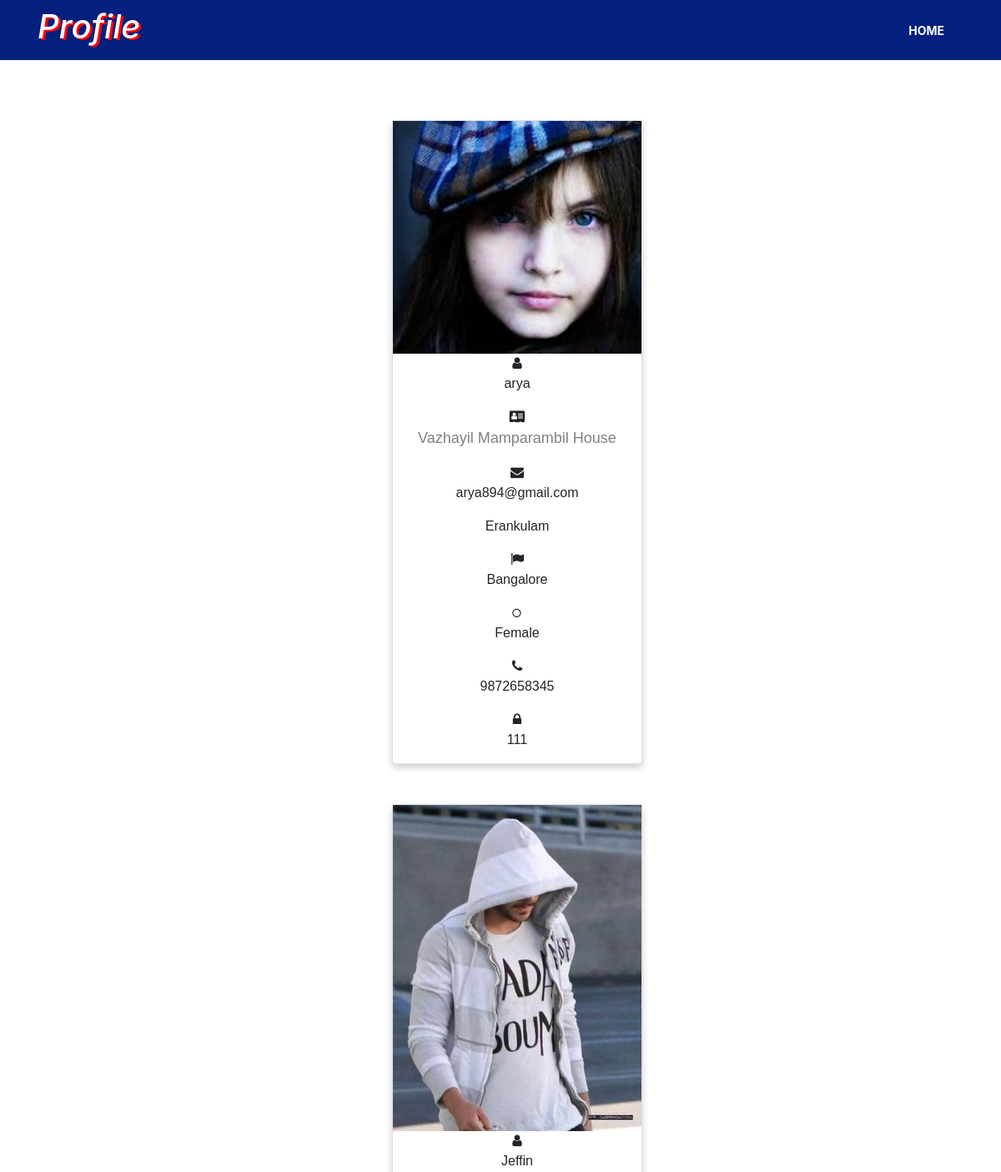
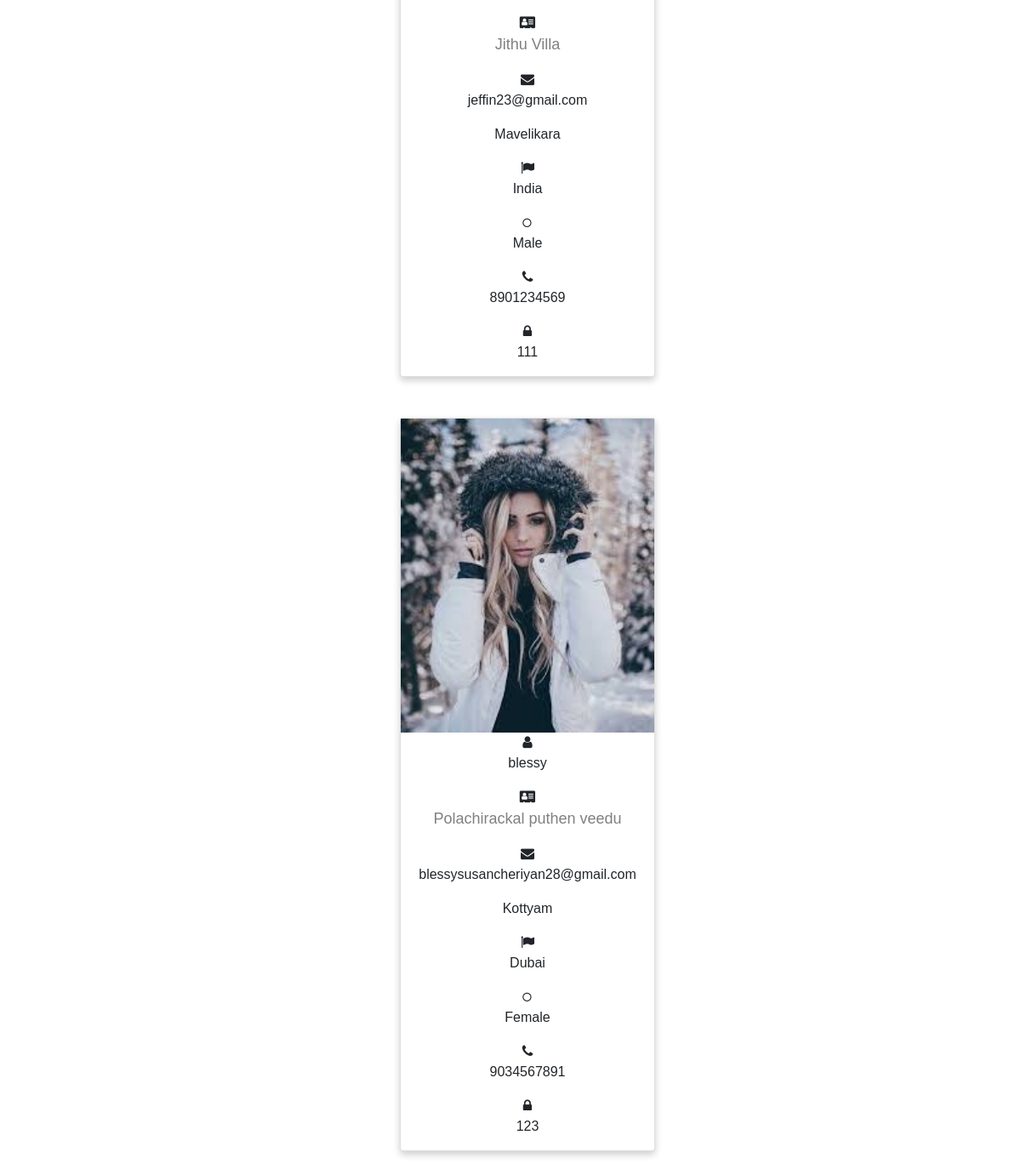
The app's page /user0 with its own data (2 pictures, top to bottom).
### c1/models.py (models this page shows)
class users4(models.Model):
    userid=models.IntegerField(primary_key=True)
    data = models.FileField()
    name=models.CharField(max_length=100)
    address = models.CharField(max_length=100)
    city = models.CharField(max_length=100)
    email = models.CharField(max_length=100)
    contactno=models.IntegerField()
    country=models.CharField(max_length=100)
    gender=models.CharField(max_length=100)
    password = models.IntegerField()
    date = models.CharField(max_length=20)

### c1/views.py (the view)
# urls.py: path('user0', views.user0, name='user0'),
def user0(request):
    userlist=users4.objects.all()
    return render(request,'viewuserdesign.html',{'user':userlist})

### templates/viewuserdesign.html (shortened to what this page needs)
<!DOCTYPE html>
{% load static %}
<html lang="en">
<head>
  <link rel="stylesheet" href="https://maxcdn.bootstrapcdn.com/bootstrap/4.4.1/css/bootstrap.min.css">
    <link rel="stylesheet" href="https://cdnjs.cloudflare.com/ajax/libs/font-awesome/4.7.0/css/font-awesome.min.css">
</head>
<body>
<nav class="navbar navbar-expand-lg navbar-dark bg-dark">
    <div class="container">
         <marquee behavior="slide" direction="left"><h1><i>Profile</i></h1></marquee>
        <div class="col-auto">
            <div class="collapse navbar-collapse" id="navbarSupportedContent">
                <ul class="navbar-nav mr-auto">
                    <li class="nav-item active">
                        <a class="nav-link" href="adminlogout1">Home <span class="sr-only">(current)</span></a>
                    </li>
                </ul>
            </div>
        </div>
    </div>
</nav>
<br>
<br>
<br>
{% if user %}
<ol>
            {% for e in user %}
                    <div class="card">
                          <img src="{{e.data.url}}">
                                    <span class="input-group-addon"> <i class="fa fa-user icon" ></i></span>
                                    <p>{{e.name}}</p>
                                    <span class="input-group-addon"> <i class="fa fa-address-card icon" ></i></span>
                                    <p class="title">{{e.address}}</p>
                                     <span class="input-group-addon"> <i class="fa fa-envelope icon" ></i></span>
                             <p>{{e.email}}</p>
                            <p>{{e.city}}</p>
                                         <span class="input-group-addon"> <i class="fa fa-flag" aria-hidden="true"></i></i></span>
                             <p>{{e.country}}</p>
                                     <span class="input-group-addon"> <i class="fa fa-genderless"></i></span>
                              <p>{{e.gender}}</p>
                                     <span class="input-group-addon"> <i class="fa fa-phone" aria-hidden="true"></i></span>
                            <p>{{e.contactno}}</p>
                                         <span class="input-group-addon"> <i class="fa fa-lock icon" ></i></span>
                            <p>{{e.password}}</p>
                    </div>
                <br>
                <br>
            {% endfor %}
</ol>
{% endif %}
</body>
</html>

### templates/viewuserdesign.html (style rules this page uses)
.bg-dark { background-color:#04207e !important; }
.navbar-dark .navbar-nav .nav-link { font-weight:700; font-size:14px; text-transform:uppercase; }
h1 { color: white; text-shadow: 3px 2px red; }
.card { box-shadow: 0 4px 8px 0 rgba(0, 0, 0, 0.2); max-width: 300px; margin: auto; text-align: center; font-family: arial; }
.title { color: grey; font-size: 18px; }
a { text-decoration: none; font-size: 22px; color: black; }

### records on screen
users4: data (picture), name "arya", address "Vazhayil Mamparambil House", email "arya894@gmail.com", city "Erankulam", country "Bangalore", gender "Female", contactno "9872658345", password "111"
users4: data (picture), name "Jeffin", address "Jithu Villa", email "jeffin23@gmail.com", city "Mavelikara", country "India", gender "Male", contactno "8901234569", password "111"
users4: data (picture), name "blessy", address "Polachirackal puthen veedu", email "blessysusancheriyan28@gmail.com", city "Kottyam", country "Dubai", gender "Female", contactno "9034567891", password "123"
